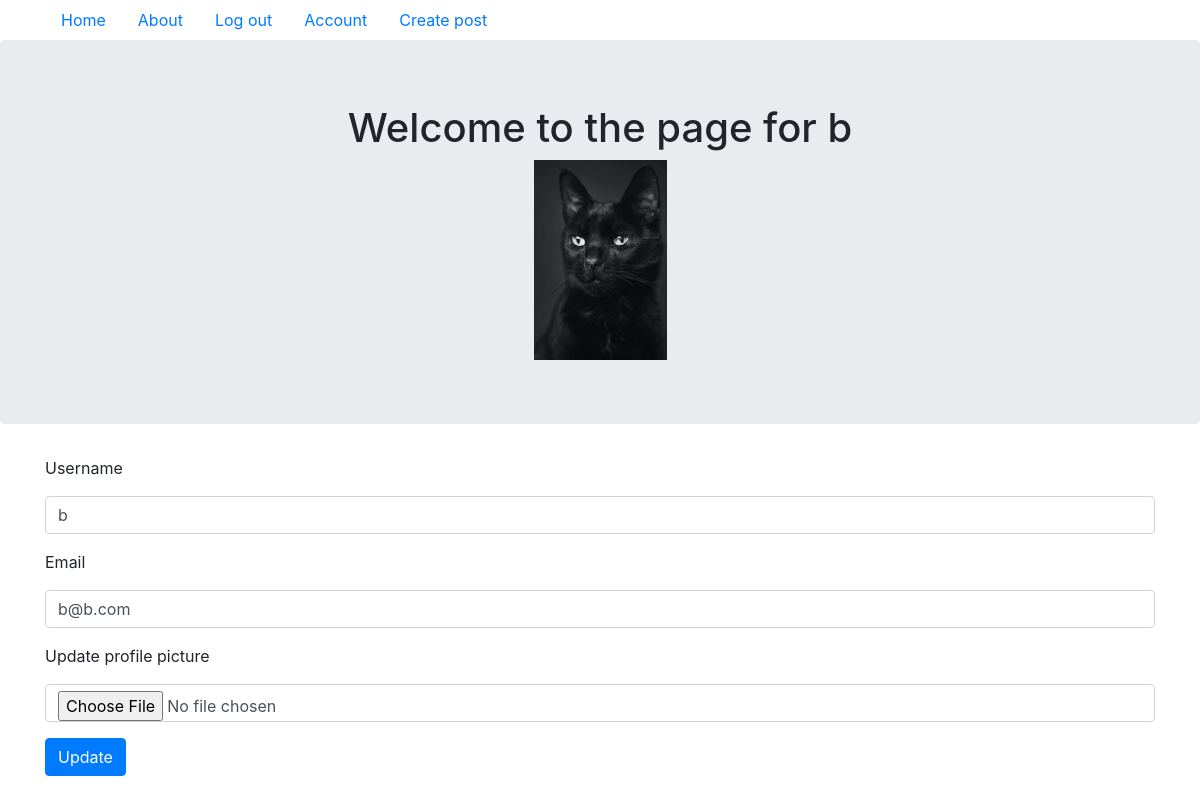
The app's page /account (signed in) with its own data.
### puppyCompanyBlog/models.py (models this page shows, shortened)
class User(db.Model, UserMixin):
    __tablename__ = 'users'
    id = db.Column(db.Integer, primary_key=True)
    profile_image = db.Column(db.String(64), nullable=False, default='default_profile.png')
    email = db.Column(db.String(64), unique=True, index=True)
    username = db.Column(db.String(64), unique=True, index=True)
    password_hash = db.Column(db.String(128))
    posts = db.relationship('BlogPost', backref='author', lazy=True)

### puppyCompanyBlog/users/views.py (the view)
@users.route('/account', methods=['GET', 'POST'])
@login_required
def account():
    form = UpdateUserForm()
    if form.validate_on_submit():
        if form.picture.data:
            username = current_user.username
            pic = add_profile_pick(form.picture.data, username)
            current_user.profile_image = pic
        current_user.username = form.username.data
        current_user.email = form.email.data
        db.session.commit()
        flash('User account updated')
        return redirect(url_for('users.account'))
    elif request.method == 'GET':
        form.username.data = current_user.username
        form.email.data = current_user.email
    profile_image = url_for('static', filename='profile_pics/'+current_user.profile_image)
    return render_template('account.html', profile_image=profile_image, form=form)

### puppyCompanyBlog/users/forms.py (shortened to what this page needs)
class UpdateUserForm(FlaskForm):
    email = StringField('Email', validators=[DataRequired(), Email()])
    username = StringField('Username', validators=[DataRequired()])
    picture = FileField('Update profile picture', validators=[FileAllowed(['jpg', 'png'])])
    submit = SubmitField('Update')

### puppyCompanyBlog/models.py (called while the page is built)
@login_manager.user_loader
def load_user(user_id):
    return User.query.get(user_id)

### puppyCompanyBlog/templates/account.html (shortened to what this page needs)
{% extends 'base.html' %}
{% block content %}
    <div class="jumbotron">
        <div align="center">
            <h1>Welcome to the page for {{current_user.username}}</h1>
            <img align="center" src="{{url_for('static', filename='profile_pics/'+current_user.profile_image)}}" alt="User's profile picture">
        </div>
    </div>
    <div class="container">
        <form method="POST" action="" enctype="multipart/form-data">
            <div class="form-group">
                {{form.username.label(class='form-group')}}
                {{form.username(class='form-control')}}
            </div>
            <div class="form-group">
                {{form.email.label(class='form-group')}}
                {{form.email(class='form-control')}}
            </div>
            <div class="form-group">
                {{form.picture.label(class='form-group')}}
                {{form.picture(class='form-control')}}
            </div>
            <div class="form-group">
                {{form.submit(class='btn btn-primary')}}
            </div>
        </form>
    </div>
{% endblock %}

### records on screen
User: username "b", profile_image (picture), email "b@b.com"
